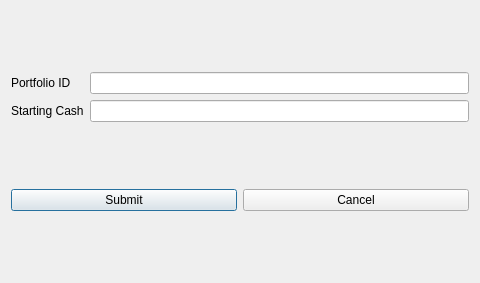
<?xml version="1.0" encoding="UTF-8"?>
<ui version="4.0">
 <class>NewPortfolioPopup</class>
 <widget class="QDialog" name="NewPortfolioPopup">
  <property name="geometry">
   <rect>
    <x>0</x>
    <y>0</y>
    <width>480</width>
    <height>283</height>
   </rect>
  </property>
  <property name="windowTitle">
   <string>New Portfolio</string>
  </property>
  <layout class="QVBoxLayout" name="verticalLayout">
   <item>
    <layout class="QGridLayout" name="gridLayout">
     <item row="0" column="1">
      <widget class="QLineEdit" name="portfolio_id"/>
     </item>
     <item row="1" column="0">
      <widget class="QLabel" name="label_2">
       <property name="text">
        <string>Starting Cash</string>
       </property>
      </widget>
     </item>
     <item row="0" column="0">
      <widget class="QLabel" name="label">
       <property name="text">
        <string>Portfolio ID</string>
       </property>
      </widget>
     </item>
     <item row="1" column="1">
      <widget class="QLineEdit" name="starting_cash"/>
     </item>
    </layout>
   </item>
   <item>
    <layout class="QHBoxLayout" name="buttonLayout">
     <property name="spacing">
      <number>6</number>
     </property>
     <item>
      <widget class="QPushButton" name="submit_button">
       <property name="text">
        <string>Submit</string>
       </property>
      </widget>
     </item>
     <item>
      <widget class="QPushButton" name="cancel_button">
       <property name="text">
        <string>Cancel</string>
       </property>
      </widget>
     </item>
    </layout>
   </item>
  </layout>
 </widget>
 <layoutdefault spacing="6" margin="11"/>
 <resources/>
 <connections/>
</ui>
